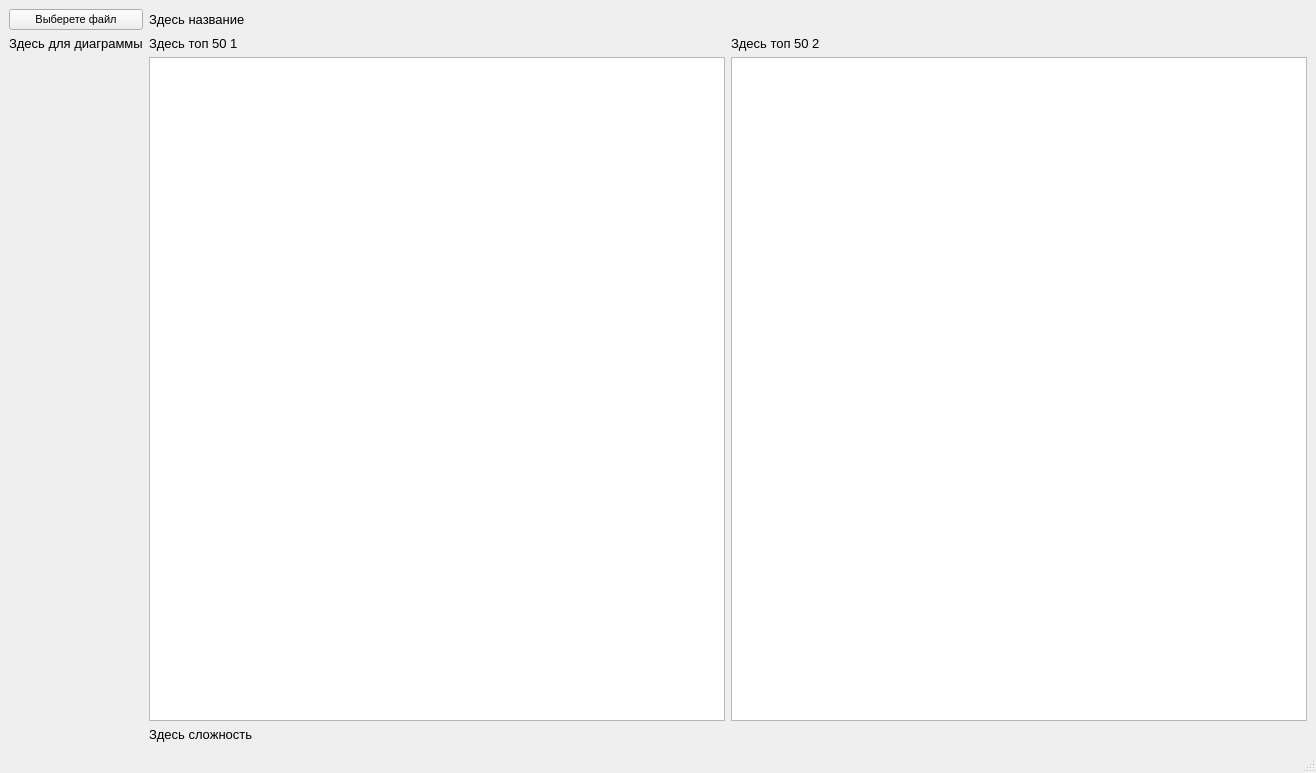
<?xml version="1.0" encoding="UTF-8"?>
<ui version="4.0">
 <class>MainWindow</class>
 <widget class="QMainWindow" name="MainWindow">
  <property name="geometry">
   <rect>
    <x>0</x>
    <y>0</y>
    <width>1316</width>
    <height>773</height>
   </rect>
  </property>
  <property name="minimumSize">
   <size>
    <width>0</width>
    <height>536</height>
   </size>
  </property>
  <property name="windowTitle">
   <string>English Books Analysis</string>
  </property>
  <widget class="QWidget" name="centralwidget">
   <layout class="QHBoxLayout" name="horizontalLayout">
    <item>
     <layout class="QGridLayout" name="gridLayout">
      <item row="0" column="0">
       <widget class="QPushButton" name="pushButton">
        <property name="font">
         <font>
          <pointsize>8</pointsize>
         </font>
        </property>
        <property name="text">
         <string>Выберете файл</string>
        </property>
       </widget>
      </item>
      <item row="3" column="2">
       <widget class="QListWidget" name="listWidget"/>
      </item>
      <item row="3" column="0">
       <layout class="QVBoxLayout" name="verticalLayout_1">
        <property name="spacing">
         <number>6</number>
        </property>
        <property name="sizeConstraint">
         <enum>QLayout::SetDefaultConstraint</enum>
        </property>
        <property name="leftMargin">
         <number>0</number>
        </property>
        <property name="topMargin">
         <number>0</number>
        </property>
       </layout>
      </item>
      <item row="3" column="3">
       <widget class="QListWidget" name="listWidget_2"/>
      </item>
      <item row="2" column="2">
       <widget class="QLabel" name="label_2">
        <property name="font">
         <font>
          <pointsize>10</pointsize>
         </font>
        </property>
        <property name="text">
         <string>Здесь топ 50 1</string>
        </property>
       </widget>
      </item>
      <item row="2" column="3">
       <widget class="QLabel" name="label_4">
        <property name="font">
         <font>
          <pointsize>10</pointsize>
         </font>
        </property>
        <property name="text">
         <string>Здесь топ 50 2</string>
        </property>
       </widget>
      </item>
      <item row="0" column="2" colspan="2">
       <widget class="QLabel" name="label">
        <property name="font">
         <font>
          <pointsize>10</pointsize>
         </font>
        </property>
        <property name="text">
         <string>Здесь название</string>
        </property>
       </widget>
      </item>
      <item row="2" column="0">
       <widget class="QLabel" name="label_3">
        <property name="font">
         <font>
          <pointsize>10</pointsize>
         </font>
        </property>
        <property name="text">
         <string>Здесь для диаграммы</string>
        </property>
       </widget>
      </item>
      <item row="5" column="2" colspan="2">
       <widget class="QLabel" name="label_5">
        <property name="font">
         <font>
          <pointsize>10</pointsize>
         </font>
        </property>
        <property name="text">
         <string>Здесь сложность</string>
        </property>
        <property name="textFormat">
         <enum>Qt::PlainText</enum>
        </property>
       </widget>
      </item>
     </layout>
    </item>
   </layout>
  </widget>
  <widget class="QStatusBar" name="statusbar"/>
 </widget>
 <resources/>
 <connections/>
</ui>
